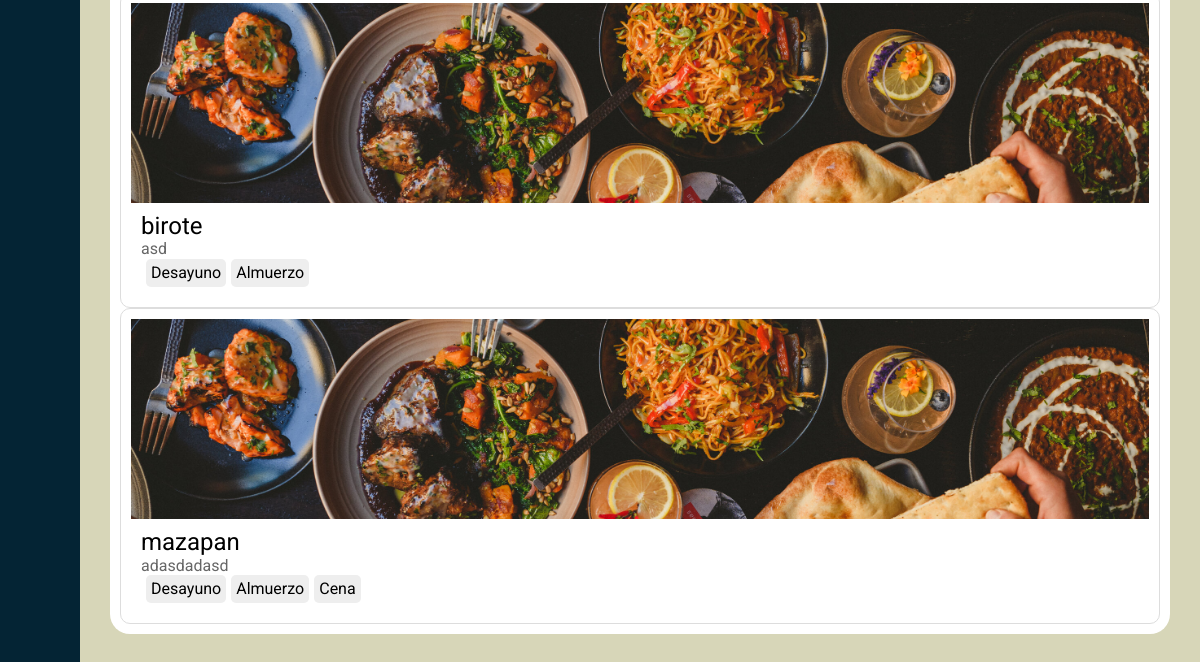
The page /search/?q=Desayuno (lower part) on the database as committed earlier.
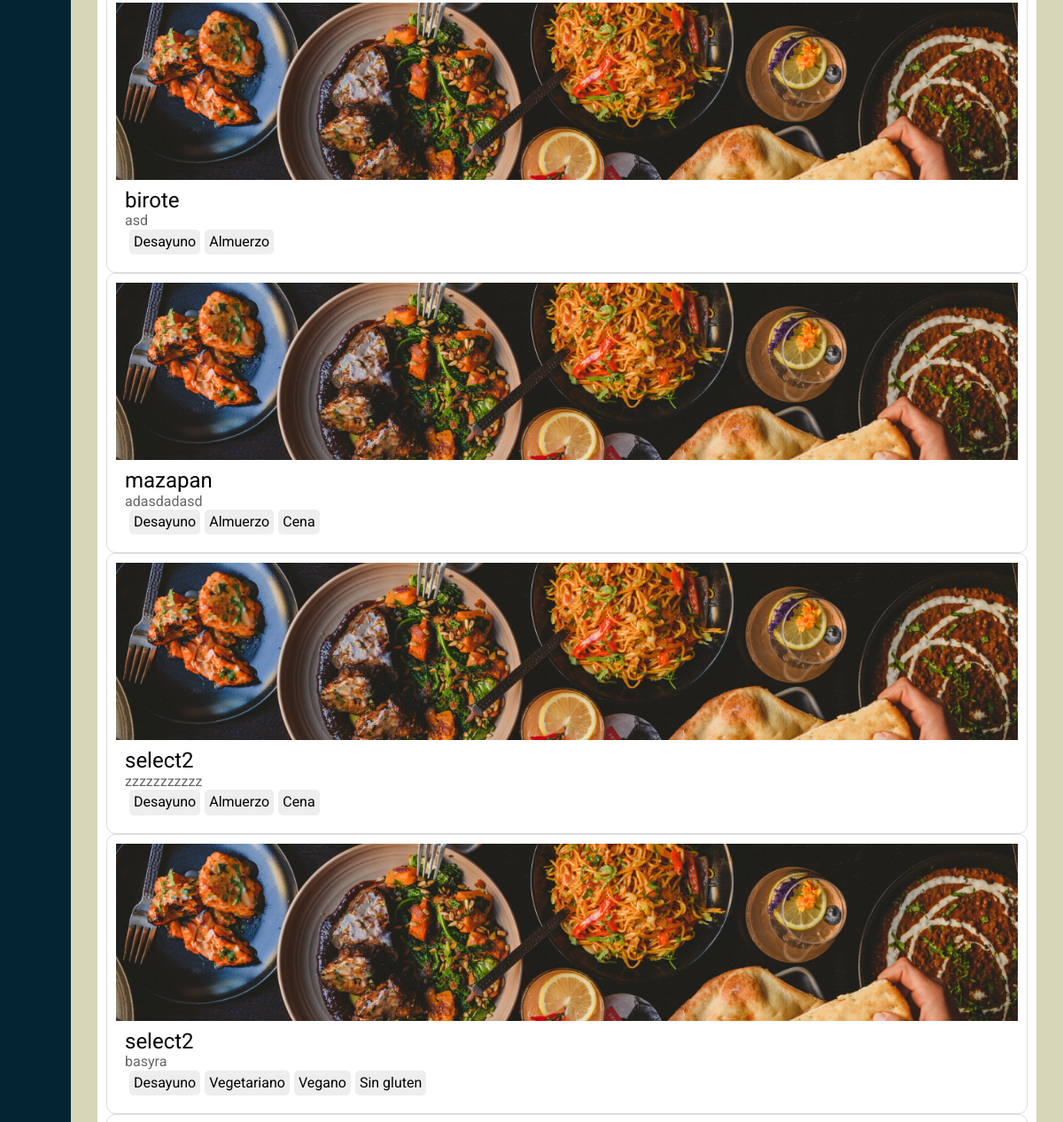
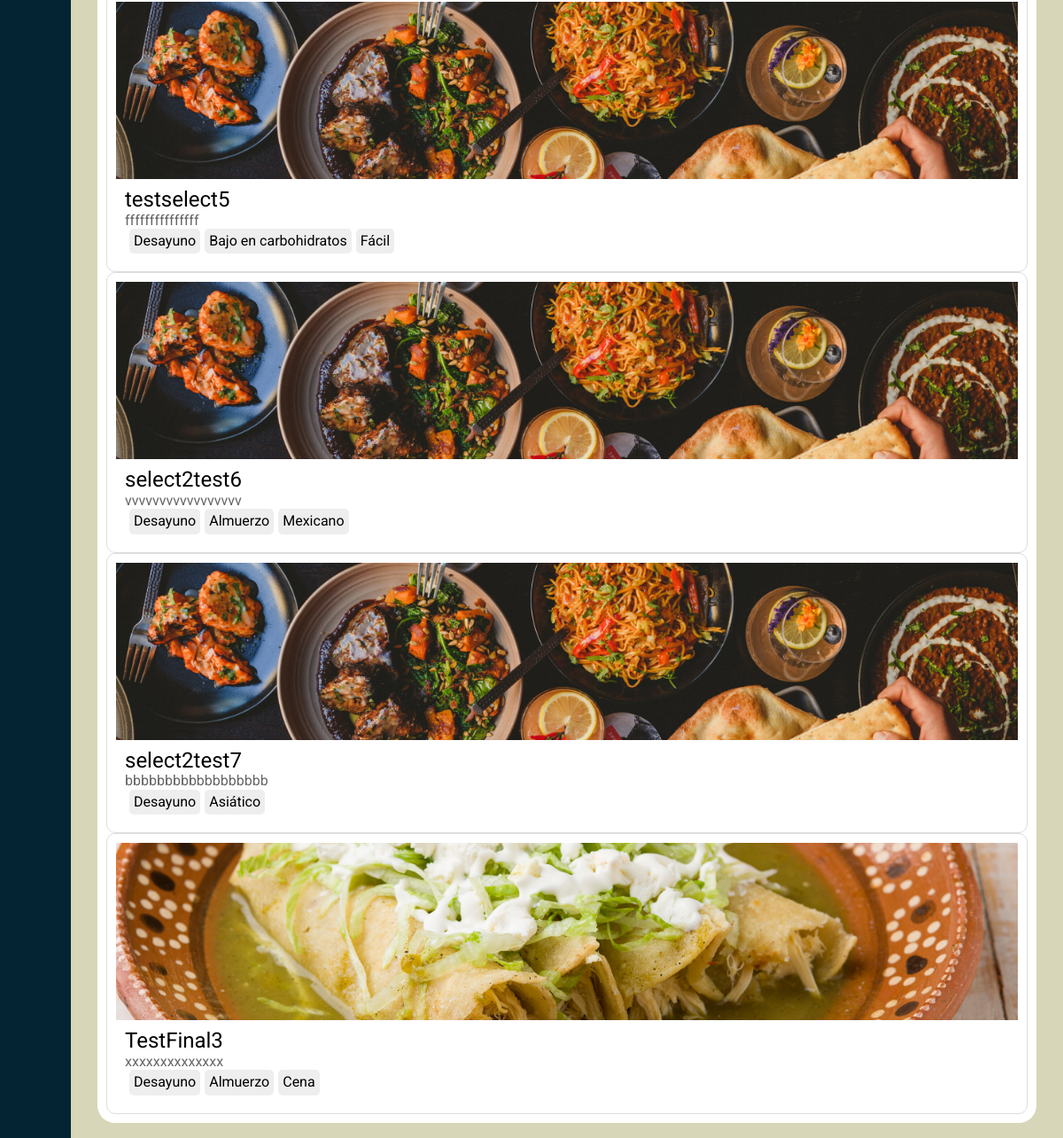
The same page on the database as committed later (2 pictures, top to bottom).
### MRFY/models.py (models this page shows, shortened)
class Recipe(models.Model):
    IDReceta = models.AutoField(primary_key=True, unique=True)  # Clave primaria que coincide con la base de datos
    Autor = models.ForeignKey(settings.AUTH_USER_MODEL, on_delete=models.CASCADE, null=False)
    FechaCreación = models.DateTimeField(auto_now_add=True)
    Nombre = models.CharField(max_length=100, null=False)
    Calorias = models.CharField(max_length=50, null=True)
    CarbHidratos = models.CharField(max_length=50, null=True)
    Proteinas = models.CharField(max_length=50, null=True)
    Grasas = models.CharField(max_length=50, null=True)
    Instrucciones = models.TextField(null=True)
    Comentarios = models.TextField(null=True)
    Valoración = models.DecimalField(max_digits=3, decimal_places=1, null=True)
    TiempoPreparación = models.CharField(max_length=50, null=True)
    Imagen = models.TextField(default='images/wallpaper4.jpg')
    Etiquetas = models.ManyToManyField('Tag', through='RecipeTag')
    Ingredientes = models.ManyToManyField('Ingredient', through='RecipeIngredient')

class Tag(models.Model):
    IDTag = models.AutoField(primary_key=True, unique=True)  # Clave primaria que coincide con la base de datos
    Nombre = models.CharField(max_length=100, null=False)

### MRFY/views.py (the view)
# urls.py: path('search/', search, name='search'),
def search(request):
    query = request.GET.get('q')
    recipes = []
    if query:
        recipes = Recipe.objects.filter(
            Q(Nombre__icontains=query) |  # Buscar en el nombre de la receta
            Q(Etiquetas__Nombre__icontains=query)  # Buscar en los nombres de las etiquetas asociadas a las recetas
        ).distinct()
    return render(request, 'search/search.html', {'recipes': recipes, 'query': query, 'user': request.user})

### MRFY/templates/search/search.html (shortened to what this page needs)
{% load static %}
{% load custom_filters %}
<!DOCTYPE html>
<html lang="es">
<head>
    <link rel="stylesheet" href="{% static 'css/normalize.css' %}">
    <link rel="stylesheet" href="{% static 'css/estilos2.css' %}">
    <link href='https://unpkg.com/boxicons@2.1.4/css/boxicons.min.css' rel='stylesheet'>
</head>
<body id="body">
    <div class="menu__side" id="menu_side">
    </div>
    <main>
        <div class="main__container">
            {% for recipe in recipes %}
            <div class="recipe-card">
                <a href="{% url 'recipe_detail' recipe.IDReceta %}">
                <div class="recipe-image">
                    <img src="{% static recipe.Imagen %}" alt="Receta">
                </div>
                <div class="recipe-content">
                    <h2 class="recipe-title">{{ recipe.Nombre }}</h2>
                    <p class="recipe-description">{{ recipe.Comentarios }}</p>
                    <div class="recipe-tags">
                        {% for tag in recipe.Etiquetas.all %}
                        <a href="{% url 'search' %}?q={{ tag.Nombre }}" class="tag">{{ tag.Nombre }}</a>
                        {% endfor %}
                    </div>
                </div>
                </a>
            </div>
            {% endfor %}
        </div>
    </main>
</body>
</html>

Rows that differ between the two databases and show on the page:
added Recipe: Imagen (picture), Nombre "select2", Comentarios "zzzzzzzzzzz", Tag (Nombre "Desayuno"), Tag (Nombre "Almuerzo"), Tag (Nombre "Cena")
added Recipe: Imagen (picture), Nombre "select2", Comentarios "basyra", Tag (Nombre "Desayuno")
now on this page (row unchanged): Tag: Nombre "Vegetariano", shown under "select2"
now on this page (row unchanged): Tag: Nombre "Vegano", shown under "select2"
now on this page (row unchanged): Tag: Nombre "Sin gluten", shown under "select2"
added Recipe: Imagen (picture), Nombre "testselect5", Comentarios "fffffffffffffff", Tag (Nombre "Desayuno")
now on this page (row unchanged): Tag: Nombre "Bajo en carbohidratos", shown under "testselect5"
now on this page (row unchanged): Tag: Nombre "Fácil", shown under "testselect5"
added Recipe: Imagen (picture), Nombre "select2test6", Comentarios "vvvvvvvvvvvvvvvvv", Tag (Nombre "Desayuno"), Tag (Nombre "Almuerzo")
now on this page (row unchanged): Tag: Nombre "Mexicano", shown under "select2test6"
added Recipe: Imagen (picture), Nombre "select2test7", Comentarios "bbbbbbbbbbbbbbbbbb", Tag (Nombre "Desayuno")
now on this page (row unchanged): Tag: Nombre "Asiático", shown under "select2test7"
added Recipe: Imagen (picture), Nombre "TestFinal3", Comentarios "xxxxxxxxxxxxxx", Tag (Nombre "Desayuno"), Tag (Nombre "Almuerzo"), Tag (Nombre "Cena")
